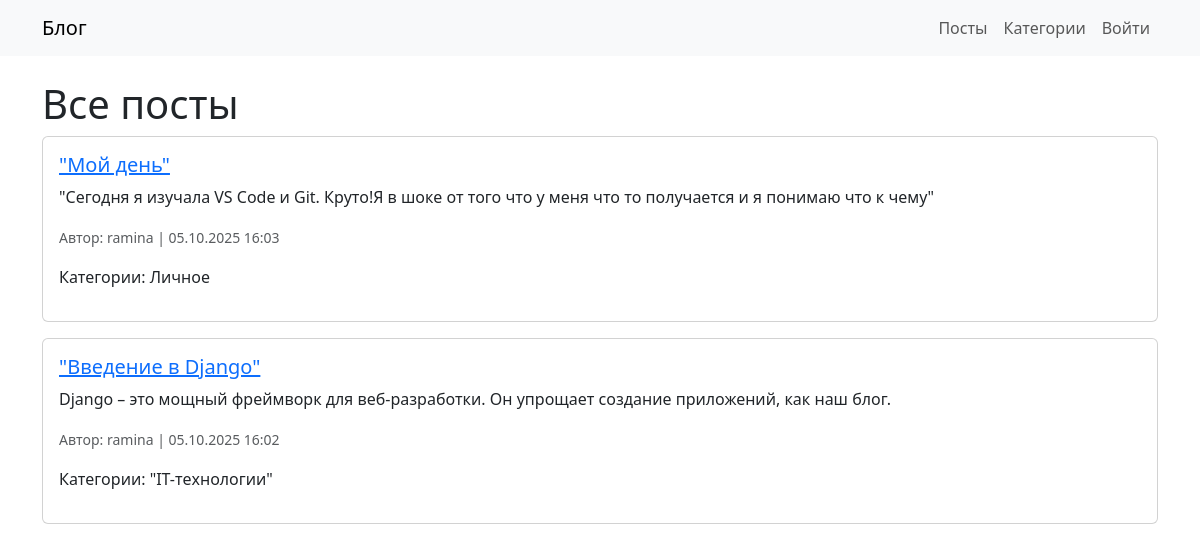
Before: / with the older database file.
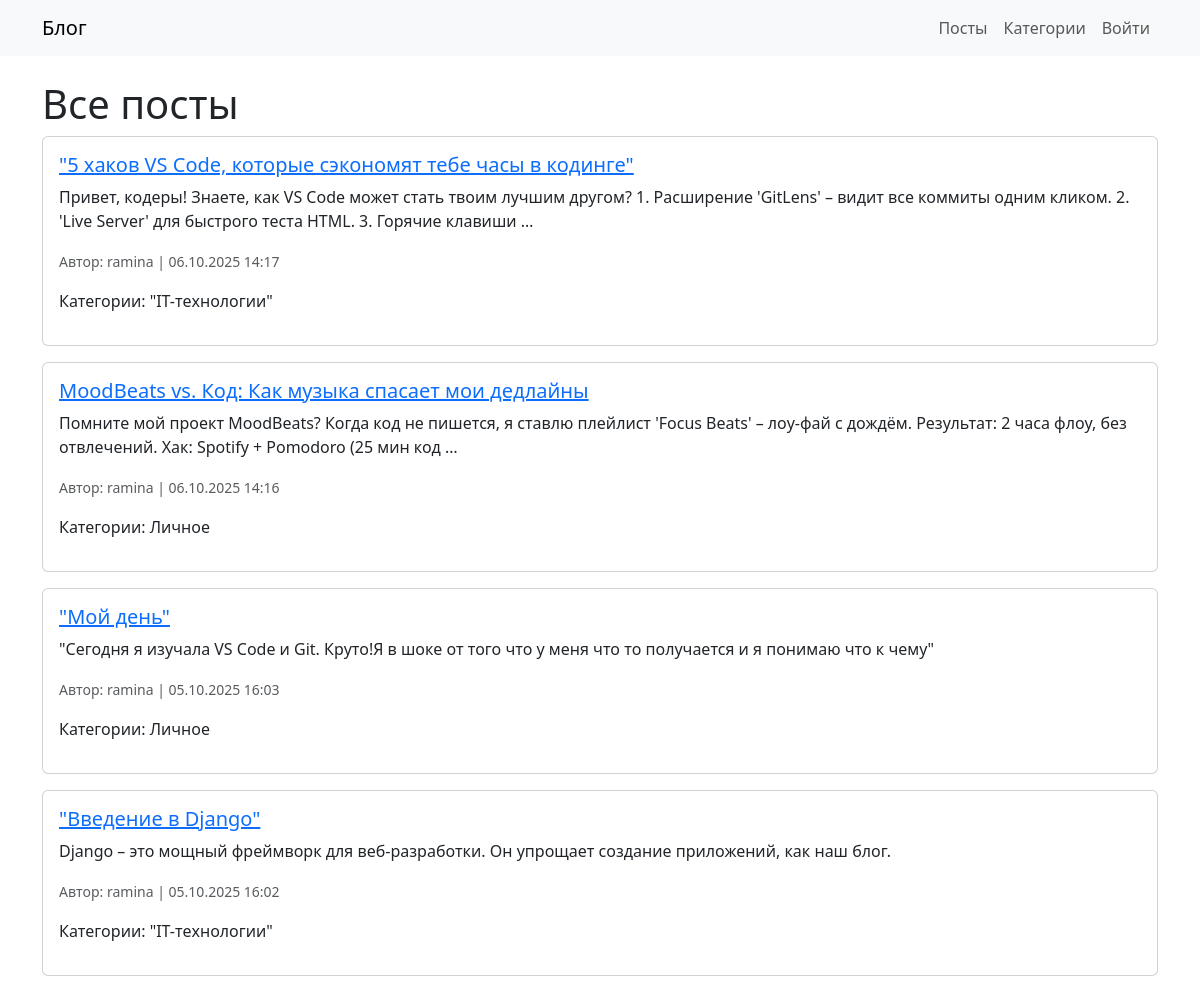
After: the same page with the newer database file.
### blog/models.py (models this page shows, shortened)
class Post(models.Model):
    title = models.CharField(max_length=200)
    text = models.TextField()
    author = models.ForeignKey(User, on_delete=models.CASCADE)
    categories = models.ManyToManyField(Category)
    created_at = models.DateTimeField(auto_now_add=True)

class Category(models.Model):
    name = models.CharField(max_length=100)

### blog/views.py (the view)
# urls.py: path('', PostListView.as_view(), name='post_list'),
class PostListView(ListView):
    model = Post
    template_name = 'blog/post_list.html'
    context_object_name = 'posts'
    ordering = ['-created_at']

### templates/blog/post_list.html (shortened to what this page needs)
{% extends 'blog/base.html' %}
{% block content %}
<h1>Все посты</h1>
{% if posts %}
    {% for post in posts %}
    <div class="card mb-3">
        <div class="card-body">
            <h5 class="card-title"><a href="{% url 'post_detail' post.pk %}">{{ post.title }}</a></h5>
            <p class="card-text">{{ post.text|truncatewords:30 }}</p>
            <p class="card-text"><small class="text-muted">Автор: {{ post.author }} | {{ post.created_at|date:"d.m.Y H:i" }}</small></p>
            <p>Категории: {% for cat in post.categories.all %}{{ cat.name }}{% if not forloop.last %}, {% endif %}{% endfor %}</p>
        </div>
    </div>
    {% endfor %}
{% else %}
    <p>Нет постов. <a href="{% url 'post_create' %}">Создать первый?</a></p>
{% endif %}
{% endblock %}

Changed rows visible on the page:
added Post: title "\"5 хаков VS Code, которые сэкономят тебе часы в кодинге\"", text "Привет, кодеры! Знаете, как VS Code может стать твоим лучшим другом? 1. Расширение 'GitLens' – видит все коммиты одним кликом. 2. 'Live Server' для быстрого теста HTML. 3. Горячие клавиши …", author "ramina", created_at "06.10.2025 14:17", Category (name "\"IT-технологии\"")
added Post: title "MoodBeats vs. Код: Как музыка спасает мои дедлайны", text "Помните мой проект MoodBeats? Когда код не пишется, я ставлю плейлист 'Focus Beats' – лоу-фай с дождём. Результат: 2 часа флоу, без отвлечений. Хак: Spotify + Pomodoro (25 мин код …", author "ramina", created_at "06.10.2025 14:16", Category (name "Личное")
